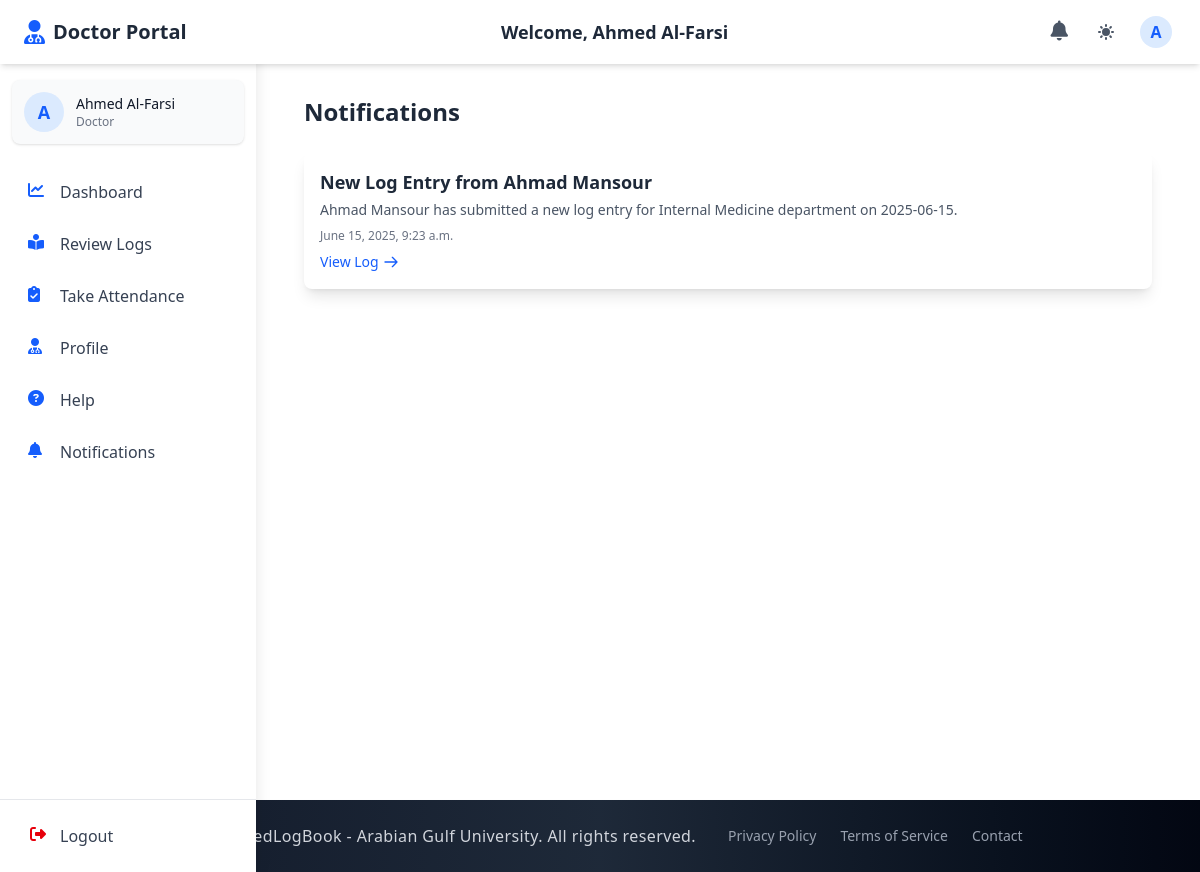
Screenshot of /doctors/notifications/ (signed in) with the database file from the repository.
### accounts/models.py (models this page shows, shortened)
class CustomUser(AbstractUser):
    email = models.EmailField(unique=True)
    first_name = models.CharField(max_length=150, blank=True)
    last_name = models.CharField(max_length=150, blank=True)
    profile_photo = models.ImageField(
        upload_to="profiles/", blank=True, null=True, default="profiles/default.jpg"
    )
    city = models.CharField(max_length=100, blank=True)
    country = models.CharField(max_length=100, blank=True)
    phone_no = models.CharField(max_length=20, blank=True)
    bio = models.TextField(blank=True)
    speciality = models.CharField(max_length=100, blank=True)
    ROLE_CHOICES = (
        ("student", "Student"),
        ("doctor", "Doctor"),
        ("staff", "Staff"),
        ("admin", "Admin"),
    )
    role = models.CharField(max_length=10, choices=ROLE_CHOICES, default="student")
    groups = models.ManyToManyField(
        "auth.Group", related_name="customuser_groups", blank=True
    )
    user_permissions = models.ManyToManyField(
        "auth.Permission", related_name="customuser_permissions", blank=True
    )
    USERNAME_FIELD = "email"
    REQUIRED_FIELDS = ["username"]

### doctor_section/models.py (models this page shows, shortened)
class Notification(models.Model):
    recipient = models.ForeignKey(Doctor, on_delete=models.CASCADE, related_name='notifications')
    log_entry = models.ForeignKey(StudentLogFormModel, on_delete=models.CASCADE, null=True, blank=True)
    title = models.CharField(max_length=100)
    message = models.TextField()
    created_at = models.DateTimeField(auto_now_add=True)
    is_read = models.BooleanField(default=False)
    class Meta:
        ordering = ['-created_at']
        verbose_name = "Notification"
        verbose_name_plural = "Notifications"

### doctor_section/views.py (the view)
# urls.py: path("notifications/", views.notifications, name="notifications"),
@login_required
def notifications(request):
    doctor = request.user.doctor_profile
    notifications_list = Notification.objects.filter(recipient=doctor).order_by('-created_at')
    if request.GET.get('mark_read'):
        notification_id = request.GET.get('mark_read')
        notification = get_object_or_404(Notification, id=notification_id, recipient=doctor)
        notification.mark_as_read()
        return redirect('doctor_section:notifications')
    if request.GET.get('mark_all_read'):
        notifications_list.filter(is_read=False).update(is_read=True)
        messages.success(request, "All notifications marked as read.")
        return redirect('doctor_section:notifications')
    paginator = Paginator(notifications_list, 10)  # 10 items per page
    page_number = request.GET.get('page')
    page_obj = paginator.get_page(page_number)
    context = {
        'notifications': page_obj,
        'unread_count': notifications_list.filter(is_read=False).count(),
    }
    return render(request, "doctor_notifications.html", context)

### admin_section/context_processors.py (called while the page is built)
def admin_notification_count(request):
    if request.user.is_authenticated and request.user.role == 'admin':
        try:
            admin_unread_notifications_count = AdminNotification.objects.filter(recipient=request.user, is_read=False).count()
            return {'admin_unread_notifications_count': admin_unread_notifications_count}
        except:
            pass
    return {'admin_unread_notifications_count': 0}

### doctor_section/context_processors.py (called while the page is built)
def notification_count(request):
    if request.user.is_authenticated and hasattr(request.user, 'doctor_profile'):
        try:
            doctor = request.user.doctor_profile
            unread_notifications_count = Notification.objects.filter(recipient=doctor, is_read=False).count()
            return {'unread_notifications_count': unread_notifications_count}
        except:
            pass
    return {'unread_notifications_count': 0}

### staff_section/context_processors.py (called while the page is built, shortened)
def staff_notification_count(request):
    return {'staff_unread_notifications_count': 0}

### student_section/context_processors.py (called while the page is built, shortened)
def student_notification_count(request):
    return {'student_unread_notifications_count': 0}

### doctor_section/templates/doctor_notifications.html (shortened to what this page needs)
{% extends 'base.html' %}
{% block navbar %}
  {% include './components/doc_auth_navbar.html' %}
{% endblock %}
{% block content %}
  <div class="container mx-auto px-4 py-8">
    <div class="flex justify-between items-center mb-6">
      <h2 class="text-2xl font-bold text-gray-800 dark:text-white">Notifications</h2>
    </div>
    {% if notifications %}
      <div class="bg-white dark:bg-gray-800 rounded-lg shadow-lg overflow-hidden">
        <ul class="divide-y divide-gray-200 dark:divide-gray-700">
          {% for notification in notifications %}
            <li class="p-4 {% if not notification.is_read %}bg-blue-50 dark:bg-blue-900/20{% endif %} transition-colors duration-200">
              <div class="flex justify-between items-start">
                <div>
                  <h3 class="text-lg font-semibold text-gray-800 dark:text-white">
                    {{ notification.title }}
                  </h3>
                  <p class="text-sm text-gray-600 dark:text-gray-300 mt-1">{{ notification.message }}</p>
                  <p class="text-xs text-gray-500 dark:text-gray-400 mt-2">{{ notification.created_at|date:"F j, Y, g:i a" }}</p>
                  {% if notification.log_entry %}
                    <a href="{% url 'doctor_section:review_log' notification.log_entry.id %}" class="mt-2 inline-flex items-center text-sm text-blue-600 hover:text-blue-800 dark:text-blue-400 dark:hover:text-blue-300">
                      <span>View Log</span>
                      <svg class="w-4 h-4 ml-1" fill="none" stroke="currentColor" viewBox="0 0 24 24" xmlns="http://www.w3.org/2000/svg">
                        <path stroke-linecap="round" stroke-linejoin="round" stroke-width="2" d="M14 5l7 7m0 0l-7 7m7-7H3"></path>
                      </svg>
                    </a>
                  {% endif %}
                </div>
              </div>
            </li>
          {% endfor %}
        </ul>
      </div>
    {% endif %}
  </div>
{% endblock %}

### templates/components/auth_navbar_base.html (shortened to what this page needs)
<header class="bg-white dark:bg-gray-800 shadow-md fixed top-0 left-0 right-0 z-40 h-16 transition-all duration-300">
  <div class="flex items-center justify-between h-full px-4 md:px-6 max-w-7xl mx-auto">
    <div class="flex items-center space-x-3">
      <a href="{% block home_url %}{% endblock %}" class="flex items-center">
        <i class="{% block header_icon %}fas fa-book-medical{% endblock %} text-blue-600 dark:text-blue-400 text-2xl mr-2"></i>
        <span class="font-bold text-xl text-gray-800 dark:text-white hidden sm:inline">{% block portal_name %}ElogBook Portal{% endblock %}</span>
      </a>
    </div>
    <div class="hidden md:block text-center">
      <h1 class="text-lg font-semibold text-gray-800 dark:text-white">
        Welcome, {% block user_title %}{% endblock %} {{ request.session.first_name }} {{ request.session.last_name }}
      </h1>
    </div>
    <div class="flex items-center space-x-3">
      <div class="relative">
        <a href="{% block notifications_url %}#{% endblock %}" class="p-2 text-gray-600 dark:text-gray-300 hover:bg-gray-100 dark:hover:bg-gray-700 rounded-full transition-colors duration-200" aria-label="Notifications">
          <i class="fas fa-bell text-xl"></i>
        </a>
      </div>
      <button id="theme-toggle" aria-label="Toggle dark mode" class="p-2 text-gray-600 dark:text-gray-300 hover:bg-gray-100 dark:hover:bg-gray-700 rounded-full transition-colors duration-200 focus:outline-none focus:ring-2 focus:ring-blue-500">
      </button>
      <div class="relative" x-data="{open: false}">
        <button @click="open = !open" id="user-menu-button" class="flex items-center text-gray-600 dark:text-gray-300 hover:bg-gray-100 dark:hover:bg-gray-700 rounded-full p-1 focus:outline-none focus:ring-2 focus:ring-blue-500">
          <div class="h-8 w-8 rounded-full bg-blue-100 dark:bg-blue-900 flex items-center justify-center text-blue-600 dark:text-blue-300 font-semibold">
            {{ request.session.first_name|slice:"0:1" }}
          </div>
        </button>
      </div>
    </div>
  </div>
</header>
<aside id="sidebar" class="fixed inset-y-0 left-0 z-30 w-64 pt-16 bg-white dark:bg-gray-800 shadow-lg transform -translate-x-full transition-transform duration-300 ease-in-out md:translate-x-0 overflow-hidden">
  <div class="h-full flex flex-col">
    <div class="flex-1 px-3 py-4 overflow-y-auto">
      <div class="flex items-center p-3 mb-6 rounded-lg bg-gray-50 dark:bg-gray-700 shadow-sm">
        <div class="flex-shrink-0">
          <div class="h-10 w-10 rounded-full bg-blue-100 dark:bg-blue-900 flex items-center justify-center text-blue-600 dark:text-blue-300 font-semibold text-lg">
            {{ request.session.first_name|slice:"0:1" }}
          </div>
        </div>
        <div class="ml-3 overflow-hidden">
        <p class="text-sm font-medium text-gray-900 dark:text-white truncate">{{ request.session.first_name }} {{ request.session.last_name }}</p>
        <p class="text-xs text-gray-500 dark:text-gray-400 truncate">{% block user_role %}User{% endblock %}</p>
      </div>
    </div>
      <nav class="space-y-1">
        {% block sidebar_menu %}{% endblock %}
      </nav>
    </div>
    <div class="px-3 py-3 border-t border-gray-200 dark:border-gray-700">
      <form method="POST" action="{% block logout_url_bottom %}#{% endblock %}" class="w-full">
        <button type="submit" class="flex w-full items-center px-4 py-3 text-gray-700 dark:text-gray-300 rounded-lg hover:bg-gray-100 dark:hover:bg-gray-700 group transition-colors duration-200">
          <i class="fas fa-sign-out-alt w-5 h-5 text-red-600 dark:text-red-400"></i>
          <span class="ml-3 font-medium">Logout</span>
        </button>
      </form>
    </div>
  </div>
</aside>
<div id="content-wrapper" class="pt-16 md:pl-64 min-h-screen transition-all duration-300">
</div>

### templates/components/auth_navbar_base.html (style rules this page uses)
@media (min-width: 768px) { #content-wrapper { padding-left: 16rem; } }
#sidebar { box-shadow: 0 0 15px rgba(0, 0, 0, 0.1); }

### rows the page displays
CustomUser: session.last_name "Al-Farsi"
Notification: title "New Log Entry from Ahmad Mansour", message "Ahmad Mansour has submitted a new log entry for Internal Medicine department on 2025-06-15.", created_at "June 15, 2025, 9:23 a.m.", shows "View Log"

### other values shown
{{ request.session.first_name }} "Ahmed"
{{ request.session.first_name|slice:"0:1" }} "A"
